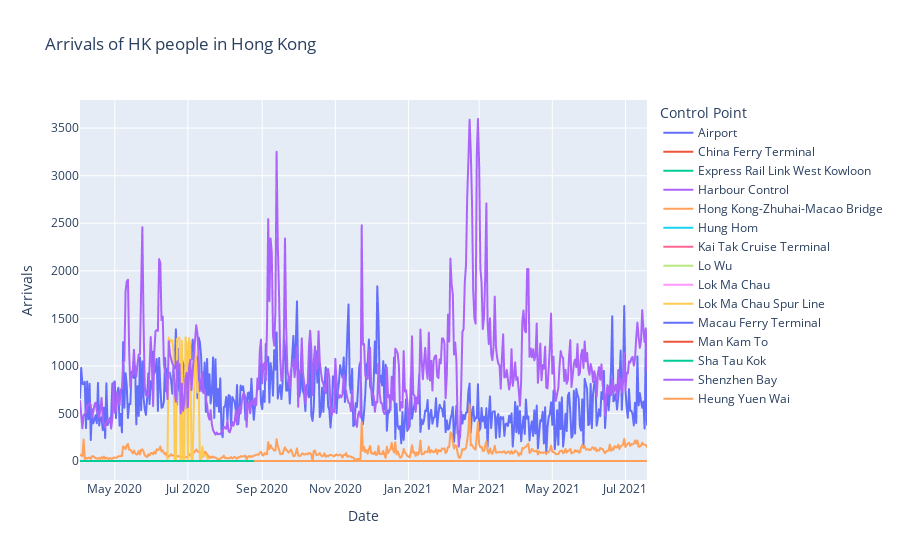

Notebook source saved alongside this figure:
### Code cell
fig_arrive = px.line(df[df.Date > pd.Timestamp(date(2020,4,1))].sort_values('Date')[df.Identity == 'Hong Kong Residents']
        .groupby(['Date', 'Control Point']).sum().reset_index(), 
              x="Date", y="Arrivals", color='Control Point', 
              title="Arrivals of HK people in Hong Kong")
fig_arrive.show()
#fig.write_html("./graphs/1_arr.html")

### Figure 1 — Plotly figure (JSON) as saved in the notebook; plotly's stock layout.template omitted (floating-point values rounded to 4 significant figures; data arrays with more than 128 entries replaced by an {"elided": "..."} marker saying what was removed)
{"data": [{"hovertemplate": "Control Point=Airport<br>Date=%{x}<br>Arrivals=%{y}<extra></extra>", "legendgroup": "Airport", "line": {"color": "#636efa", "dash": "solid"}, "mode": "lines", "name": "Airport", "showlegend": true, "type": "scattergl", "x": {"elided": "473 str values"}, "xaxis": "x", "y": {"elided": "473 int values"}, "yaxis": "y"}, {"hovertemplate": "Control Point=China Ferry Terminal<br>Date=%{x}<br>Arrivals=%{y}<extra></extra>", "legendgroup": "China Ferry Terminal", "line": {"color": "#EF553B", "dash": "solid"}, "mode": "lines", "name": "China Ferry Terminal", "showlegend": true, "type": "scattergl", "x": {"elided": "473 str values"}, "xaxis": "x", "y": {"elided": "473 int values"}, "yaxis": "y"}, {"hovertemplate": "Control Point=Express Rail Link West Kowloon<br>Date=%{x}<br>Arrivals=%{y}<extra></extra>", "legendgroup": "Express Rail Link West Kowloon", "line": {"color": "#00cc96", "dash": "solid"}, "mode": "lines", "name": "Express Rail Link West Kowloon", "showlegend": true, "type": "scattergl", "x": {"elided": "473 str values"}, "xaxis": "x", "y": {"elided": "473 int values"}, "yaxis": "y"}, {"hovertemplate": "Control Point=Harbour Control<br>Date=%{x}<br>Arrivals=%{y}<extra></extra>", "legendgroup": "Harbour Control", "line": {"color": "#ab63fa", "dash": "solid"}, "mode": "lines", "name": "Harbour Control", "showlegend": true, "type": "scattergl", "x": {"elided": "473 str values"}, "xaxis": "x", "y": {"elided": "473 int values"}, "yaxis": "y"}, {"hovertemplate": "Control Point=Hong Kong-Zhuhai-Macao Bridge<br>Date=%{x}<br>Arrivals=%{y}<extra></extra>", "legendgroup": "Hong Kong-Zhuhai-Macao Bridge", "line": {"color": "#FFA15A", "dash": "solid"}, "mode": "lines", "name": "Hong Kong-Zhuhai-Macao Bridge", "showlegend": true, "type": "scattergl", "x": {"elided": "473 str values"}, "xaxis": "x", "y": {"elided": "473 int values"}, "yaxis": "y"}, {"hovertemplate": "Control Point=Hung Hom<br>Date=%{x}<br>Arrivals=%{y}<extra></extra>", "legendgroup": "Hung Hom", "line": {"color": "#19d3f3", "dash": "solid"}, "mode": "lines", "name": "Hung Hom", "showlegend": true, "type": "scattergl", "x": {"elided": "473 str values"}, "xaxis": "x", "y": {"elided": "473 int values"}, "yaxis": "y"}, {"hovertemplate": "Control Point=Kai Tak Cruise Terminal<br>Date=%{x}<br>Arrivals=%{y}<extra></extra>", "legendgroup": "Kai Tak Cruise Terminal", "line": {"color": "#FF6692", "dash": "solid"}, "mode": "lines", "name": "Kai Tak Cruise Terminal", "showlegend": true, "type": "scattergl", "x": {"elided": "473 str values"}, "xaxis": "x", "y": {"elided": "473 int values"}, "yaxis": "y"}, {"hovertemplate": "Control Point=Lo Wu<br>Date=%{x}<br>Arrivals=%{y}<extra></extra>", "legendgroup": "Lo Wu", "line": {"color": "#B6E880", "dash": "solid"}, "mode": "lines", "name": "Lo Wu", "showlegend": true, "type": "scattergl", "x": {"elided": "473 str values"}, "xaxis": "x", "y": {"elided": "473 int values"}, "yaxis": "y"}, {"hovertemplate": "Control Point=Lok Ma Chau<br>Date=%{x}<br>Arrivals=%{y}<extra></extra>", "legendgroup": "Lok Ma Chau", "line": {"color": "#FF97FF", "dash": "solid"}, "mode": "lines", "name": "Lok Ma Chau", "showlegend": true, "type": "scattergl", "x": {"elided": "473 str values"}, "xaxis": "x", "y": {"elided": "473 int values"}, "yaxis": "y"}, {"hovertemplate": "Control Point=Lok Ma Chau Spur Line<br>Date=%{x}<br>Arrivals=%{y}<extra></extra>", "legendgroup": "Lok Ma Chau Spur Line", "line": {"color": "#FECB52", "dash": "solid"}, "mode": "lines", "name": "Lok Ma Chau Spur Line", "showlegend": true, "type": "scattergl", "x": {"elided": "473 str values"}, "xaxis": "x", "y": {"elided": "473 int values"}, "yaxis": "y"}, {"hovertemplate": "Control Point=Macau Ferry Terminal<br>Date=%{x}<br>Arrivals=%{y}<extra></extra>", "legendgroup": "Macau Ferry Terminal", "line": {"color": "#636efa", "dash": "solid"}, "mode": "lines", "name": "Macau Ferry Terminal", "showlegend": true, "type": "scattergl", "x": {"elided": "473 str values"}, "xaxis": "x", "y": {"elided": "473 int values"}, "yaxis": "y"}, {"hovertemplate": "Control Point=Man Kam To<br>Date=%{x}<br>Arrivals=%{y}<extra></extra>", "legendgroup": "Man Kam To", "line": {"color": "#EF553B", "dash": "solid"}, "mode": "lines", "name": "Man Kam To", "showlegend": true, "type": "scattergl", "x": {"elided": "473 str values"}, "xaxis": "x", "y": {"elided": "473 int values"}, "yaxis": "y"}, {"hovertemplate": "Control Point=Sha Tau Kok<br>Date=%{x}<br>Arrivals=%{y}<extra></extra>", "legendgroup": "Sha Tau Kok", "line": {"color": "#00cc96", "dash": "solid"}, "mode": "lines", "name": "Sha Tau Kok", "showlegend": true, "type": "scattergl", "x": {"elided": "473 str values"}, "xaxis": "x", "y": {"elided": "473 int values"}, "yaxis": "y"}, {"hovertemplate": "Control Point=Shenzhen Bay<br>Date=%{x}<br>Arrivals=%{y}<extra></extra>", "legendgroup": "Shenzhen Bay", "line": {"color": "#ab63fa", "dash": "solid"}, "mode": "lines", "name": "Shenzhen Bay", "showlegend": true, "type": "scattergl", "x": {"elided": "473 str values"}, "xaxis": "x", "y": {"elided": "473 int values"}, "yaxis": "y"}, {"hovertemplate": "Control Point=Heung Yuen Wai<br>Date=%{x}<br>Arrivals=%{y}<extra></extra>", "legendgroup": "Heung Yuen Wai", "line": {"color": "#FFA15A", "dash": "solid"}, "mode": "lines", "name": "Heung Yuen Wai", "showlegend": true, "type": "scattergl", "x": {"elided": "328 str values"}, "xaxis": "x", "y": {"elided": "328 int values"}, "yaxis": "y"}], "layout": {"legend": {"title": {"text": "Control Point"}, "tracegroupgap": 0}, "title": {"text": "Arrivals of HK people in Hong Kong"}, "xaxis": {"anchor": "y", "domain": [0, 1], "title": {"text": "Date"}}, "yaxis": {"anchor": "x", "domain": [0, 1], "title": {"text": "Arrivals"}}}}
